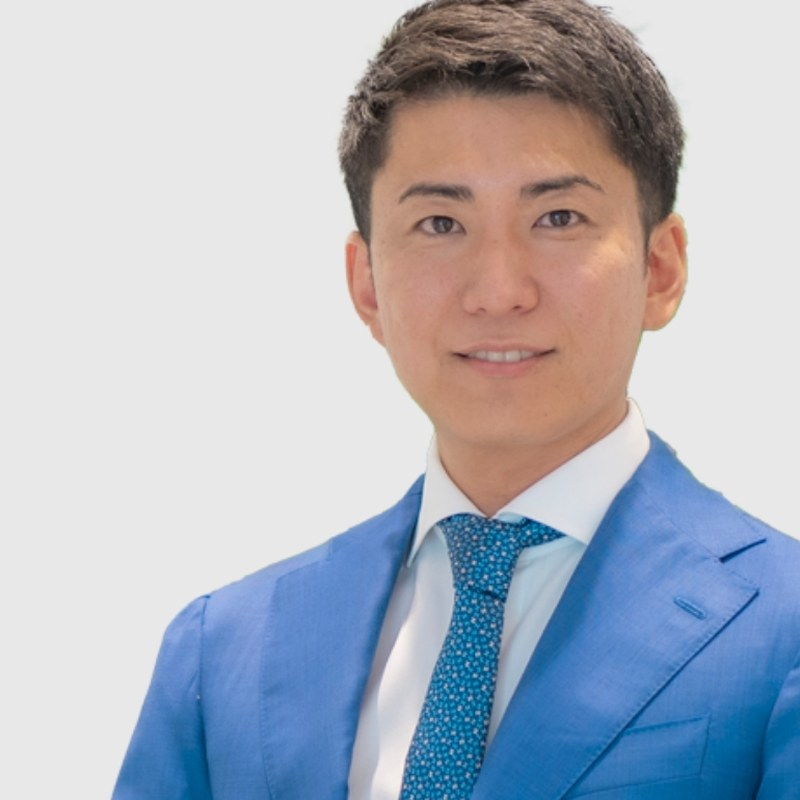
#> input picture slides/img/0072cf3d6f330dd3.jpg, 800 x 800 px
$ python -i scripts_gen_heavy_tex.py   (imports and definitions only)
#> lines starting #> are read from the running program, lines starting #| are printed output that depends on the picture
#!/usr/bin/env python3
"""Heavy material textures — real structure, not noise washes.
Leather uses jittered-grid Voronoi (actual pore cells); silk uses a woven
warp/weft with directional sheen and slubs. Rendered small then upscaled,
which is what gives the grain its softness."""
from PIL import Image, ImageFilter, ImageChops, ImageOps
import math, random, os
# [1 line not run here, left out]
W,H=1440,810
# [1 line not run here, left out]

def voronoi(cell=9, w=480, h=270, jitter=0.85):
    """distance-to-nearest-seed on a jittered grid -> leather pore cells"""
#> called with cell = 11, w = 480, h = 270, jitter = 0.85
    gx,gy = w//cell+2, h//cell+2
    seeds=[[(ix*cell+random.uniform(-jitter,jitter)*cell,
             iy*cell+random.uniform(-jitter,jitter)*cell) for ix in range(gx)]
           for iy in range(gy)]
    im=Image.new("L",(w,h)); px=im.load()
#> after `im = Image.new('L', (w, h))`: im: PIL image 480x270 L; every value is 0
    for y in range(h):
        iy=y//cell
        for x in range(w):
            ix=x//cell
            best=1e9
            for jy in range(max(0,iy-1),min(gy,iy+2)):
                for jx in range(max(0,ix-1),min(gx,ix+2)):
                    sx,sy=seeds[jy][jx]
                    d=(sx-x)**2+(sy-y)**2
                    if d<best: best=d
            px[x,y]=min(255,int(math.sqrt(best)/cell*300))
    return im

def emboss(im, depth=1.0, blur=1.1):
    im=im.filter(ImageFilter.GaussianBlur(blur))
    e=im.filter(ImageFilter.EMBOSS)
    return Image.blend(Image.new("L",im.size,128), e, depth)

def fin(im, lo, hi, name, levels=32):
    im=im.resize((W,H), Image.LANCZOS)
    im=ImageOps.autocontrast(im, cutoff=1).point(lambda v:int(lo+v/255*(hi-lo)))
    im.quantize(colors=levels).convert("L").save(f"{OUT}/{name}.png", optimize=True)
    print(f"  {name:<22} {os.path.getsize(f'{OUT}/{name}.png')//1024:>4} KB")

# ---- 1 pebbled leather: big pores, deep relief ----------------------------
v=voronoi(cell=11)
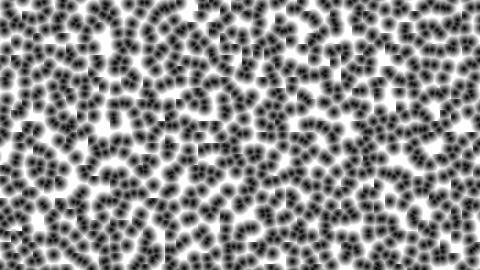
#> v: PIL image 480x270 L; min 0, max 255, mean 140.3
# [1 line not run here, left out]

# ---- 2 full-grain leather: fine pores + creases ---------------------------
v2=voronoi(cell=6, jitter=0.95)
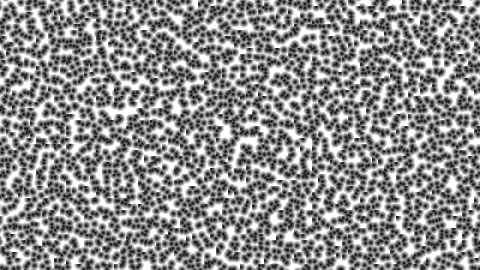
#> v2: PIL image 480x270 L; min 0, max 255, mean 141.7
cre=Image.effect_noise((240,135),64).resize((480,270),Image.BICUBIC).filter(ImageFilter.GaussianBlur(3))
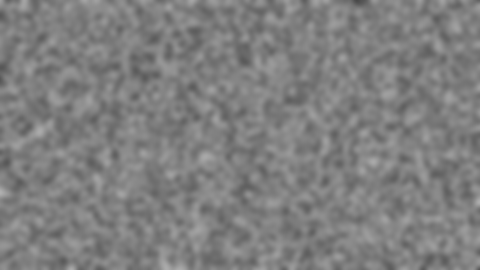
#> cre: PIL image 480x270 L; min 73, max 176, mean 127.1
mix=ImageChops.multiply(v2, ImageOps.autocontrast(cre))
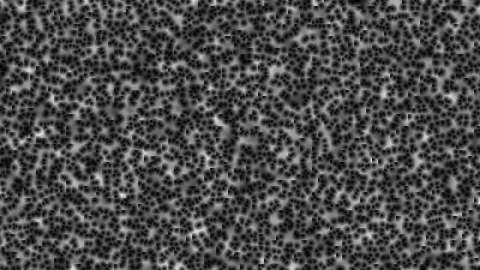
#> mix: PIL image 480x270 L; min 0, max 237, mean 73.7
#> `sk=Image.new("L",(720,405)); kp=sk.load()`: sk: PIL image 720x405 L; every value is 0
# [12 lines not run here, left out]
slub=[random.random() for _ in range(720)]
# [10 lines not run here, left out]
sl=[random.gauss(0,1) for _ in range(405)]
# [16 lines not run here, left out]

>>> from PIL import Image
>>> picture = Image.open('slides/img/0072cf3d6f330dd3.jpg')
#> picture is the input picture: PIL image 800x800 RGB; mean R, G, B 175.4, 180.8, 192
>>> result = emboss(picture)
#> in emboss, `e=im.filter(ImageFilter.EMBOSS)`:
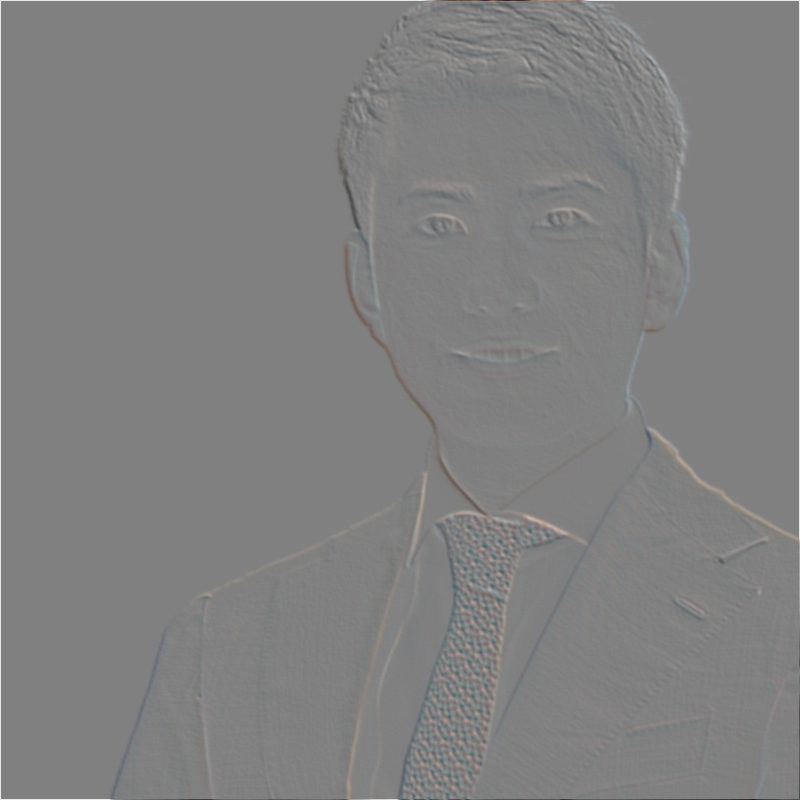
#> e: PIL image 800x800 RGB; mean R, G, B 128.3, 128.4, 128.4
#> (the run stopped early here; a loop or call above may not have finished)

$ run again, on slides/img/066702cd577ef178.jpg
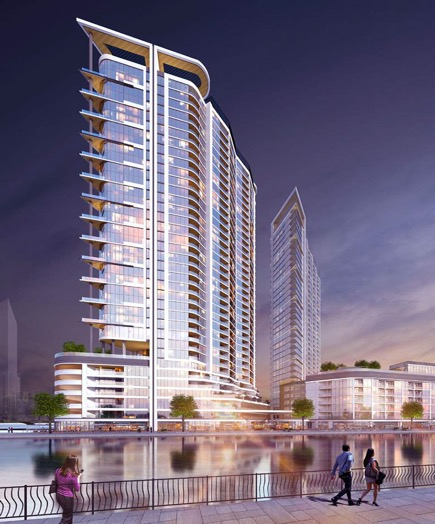
#> input picture slides/img/066702cd577ef178.jpg, 435 x 524 px
#> sk: PIL image 720x405 L; every value is 0
#> picture is the input picture: PIL image 435x524 RGB; mean R, G, B 119.4, 108.6, 129.1
#> in emboss, `im=im.filter(ImageFilter.GaussianBlur(blur))`:
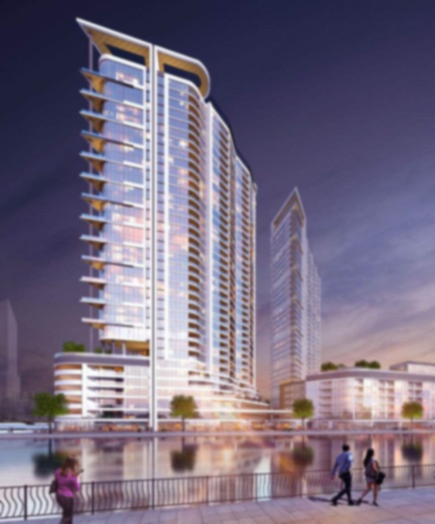
#> im: PIL image 435x524 RGB; mean R, G, B 119.4, 108.6, 129.1
#> in emboss, `e=im.filter(ImageFilter.EMBOSS)`:
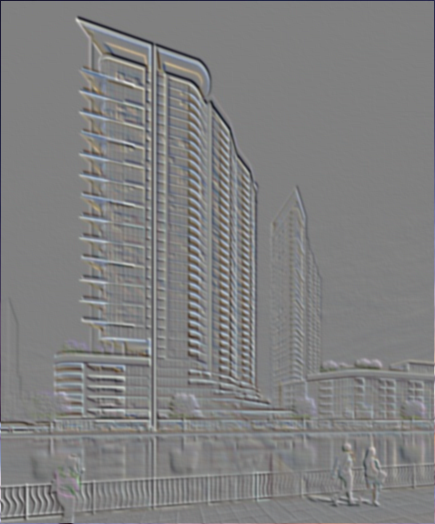
#> e: PIL image 435x524 RGB; mean R, G, B 127.6, 127.6, 127.8

$ run again, on slides/img/0e08ac61a46eac15.jpg
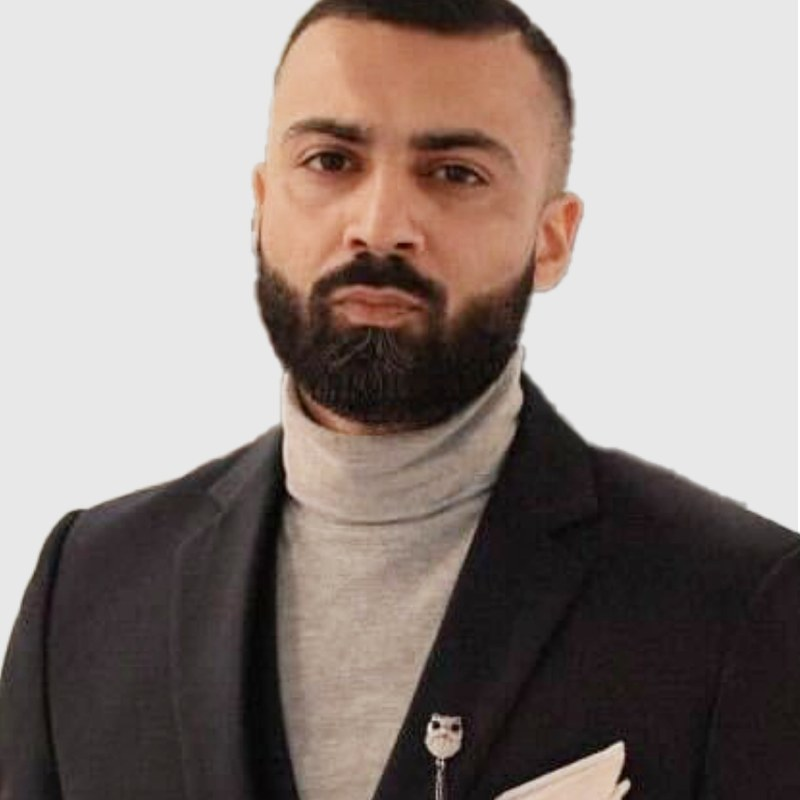
#> input picture slides/img/0e08ac61a46eac15.jpg, 800 x 800 px
#> sk: PIL image 720x405 L; every value is 0
#> picture is the input picture: PIL image 800x800 RGB; mean R, G, B 147.2, 135.9, 131.1
#> in emboss, `e=im.filter(ImageFilter.EMBOSS)`:
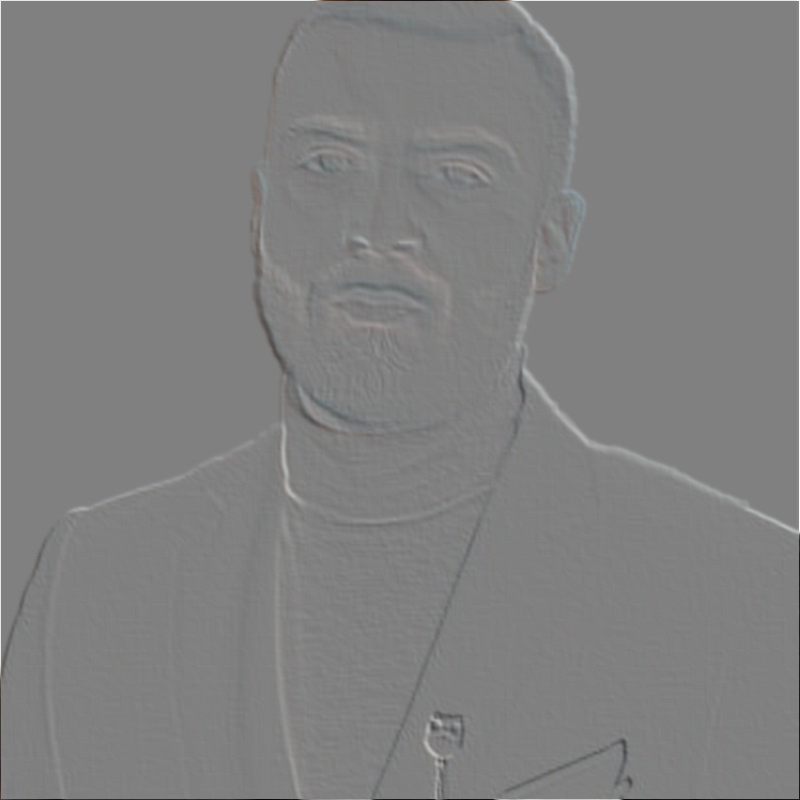
#> e: PIL image 800x800 RGB; mean R, G, B 128.3, 128.3, 128.3

$ run again, on slides/img/15d75d2346ebf564.jpg
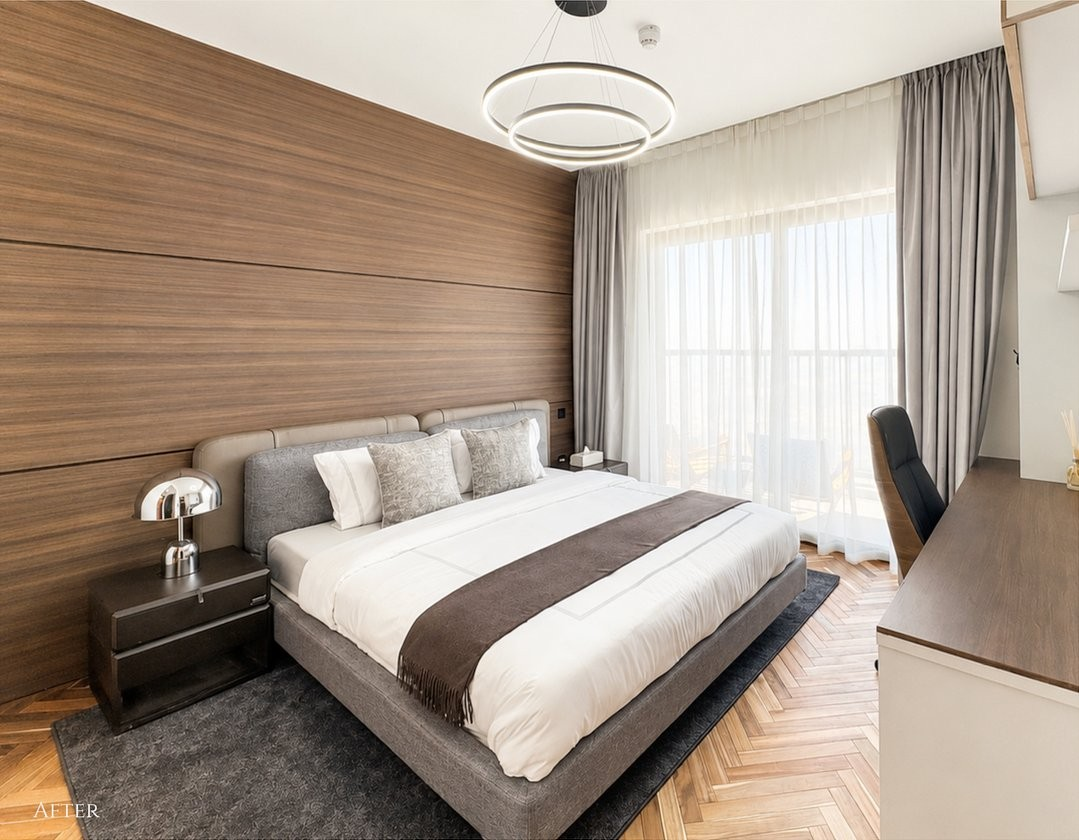
#> input picture slides/img/15d75d2346ebf564.jpg, 1079 x 840 px
#> sk: PIL image 720x405 L; every value is 0
#> picture is the input picture: PIL image 1079x840 RGB; mean R, G, B 169, 153.1, 139.1
#> in emboss, `e=im.filter(ImageFilter.EMBOSS)`:
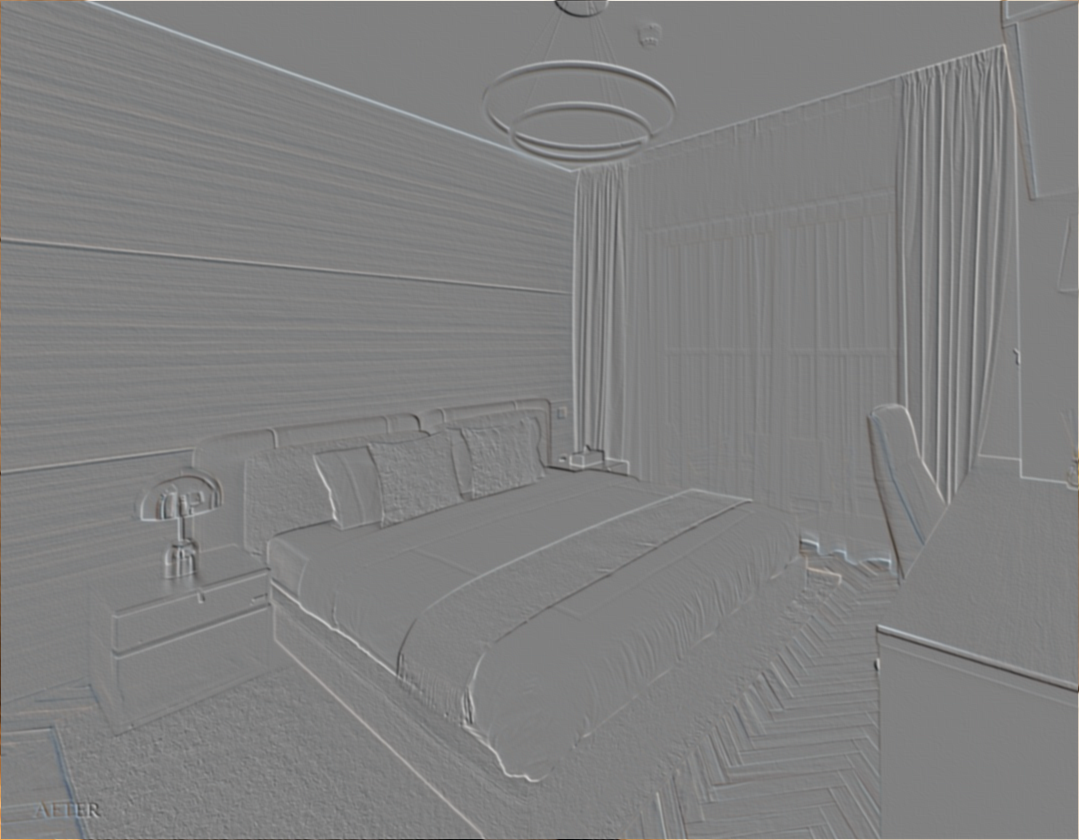
#> e: PIL image 1079x840 RGB; mean R, G, B 128.3, 128.3, 128.2
